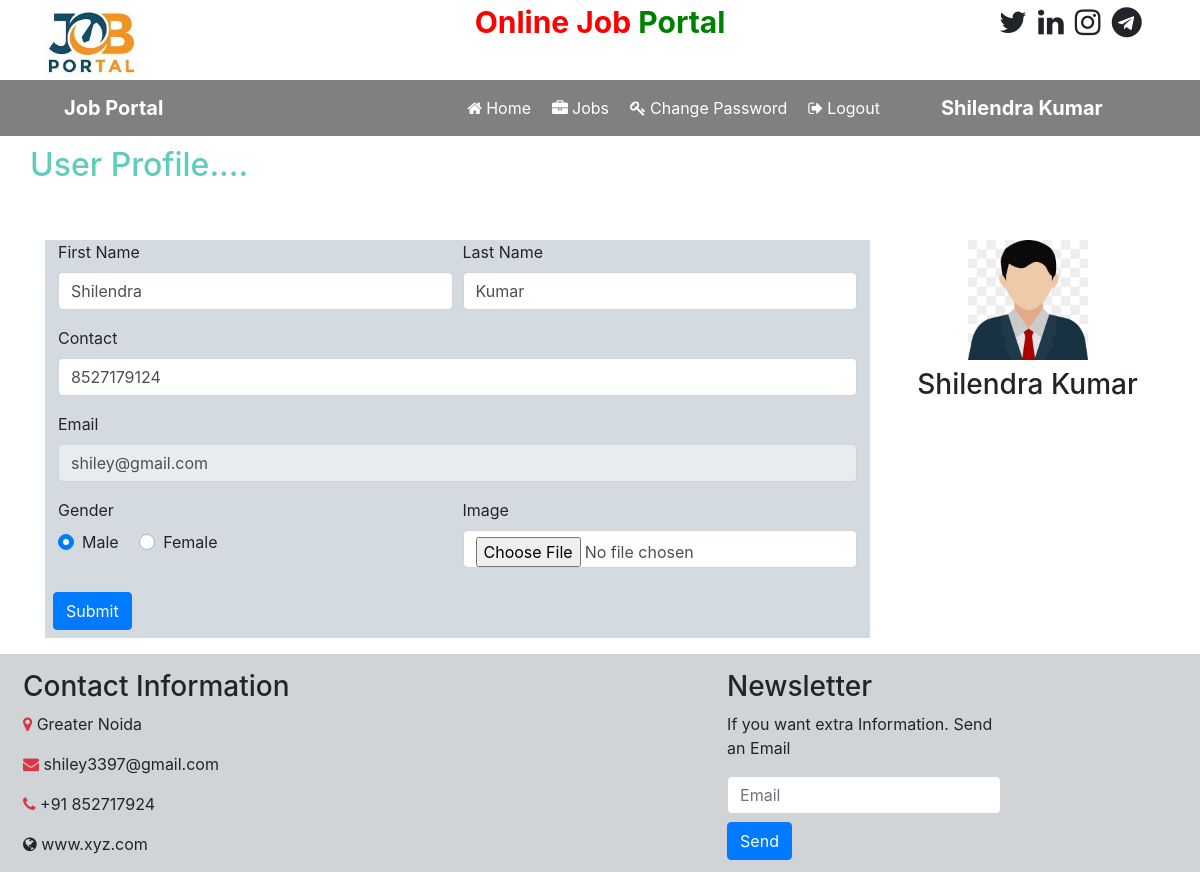
The page /user_home (signed in) on the database its author committed.
### job/models.py (models this page shows, shortened)
class StudentUser(models.Model):
    user=models.ForeignKey(User, on_delete=models.CASCADE)
    mobile=models.CharField(max_length=15, null=True)
    image=models.FileField(null=True)
    gender=models.CharField(max_length=10, null=True)
    type=models.CharField(max_length=15, null=True)

### job/views.py (the view, shortened to what this page needs)
# urls.py: path('user_home', user_home, name='user_home'),
def user_home(request):
    if not request.user.is_authenticated:
        return redirect('user_login')
    user=request.user
    student=StudentUser.objects.get(user=user)
    error=''
    data={'student':student,'error':error}
    return render(request, 'user_home.html',data)

### job/templates/user_home.html (shortened to what this page needs)
{% load static %}
{% block body %}
{% include 'user_navigation.html' %}
    <h2 style="color:rgb(95, 204, 189); margin-left: 30px; margin-top: 10px;">User Profile....</h2>
    <div class="container">
        <div class="row">
            <div class="col-sm-9">
                <form class=" mt-5" name="signup" method="POST"  enctype="multipart/form-data" style="background-color: rgb(212, 219, 224);">
                    <div class="form-row ml-2 mr-2">
                        <div class="form-group col-md-6">
                            <label>First Name</label>
                            <input type="text" class="form-control" name="fname" value="{{student.user.first_name}}" required>
                        </div>
                        <div class="form-group col-md-6">
                            <label>Last Name</label>
                            <input type="text" class="form-control" name="lname" value="{{student.user.last_name}}">
                        </div>
                    </div>
                    <div class="form-row ml-2 mr-2">
                        <div class="form-group col-md-12">
                            <label>Contact</label>
                            <input type="text" class="form-control" name="contact" value="{{student.mobile}}" required>
                        </div>
                    </div>
                    <div class="form-row ml-2 mr-2">
                        <div class="form-group col-md-12">
                            <label>Email</label>
                            <input type="text" class="form-control" name="email" value="{{student.user.username}}" readonly required>
                        </div>
                    </div>
                    <div class="form-row ml-2 mr-2">
                        <div class="form-group col-md-6">
                            <label>Gender</label>
                            <div>
                                {% if student.gender == 'Male' %}
                                <div class="custom-control custom-radio custom-control-inline">
                                    <label for="customRadioInline1" class="custom-control-label">Male</label>
                                </div>
                                <div class="custom-control custom-radio custom-control-inline">
                                    <label for="customRadioInline2" class="custom-control-label">Female</label>
                                </div>
                                {% endif %}
                            </div>
                        </div>
                        <div class="form-group col-md-6">
                            <label>Image</label>
                            <input type="file" class="form-control" name="image" accept="image/*">
                        </div>
                    </div>
                    <input type="submit" class="btn btn-primary mb-2 ml-2" style="margin-top:8px"  >
                </form>
            </div>
            <div class="col-sm-3 mt-5 text-center">
                <img src="{{student.image.url}}" style="width: 120px; height: 120px;">
                <h3 class="mt-2">{{student.user.first_name}} {{student.user.last_name}}</h3>
            </div>
        </div>
    </div>
    {% include 'footer.html' %}
{% endblock %}

### job/templates/user_navigation.html (shortened to what this page needs)
<!DOCTYPE html>
<html lang="en">
<head>
    {% load static %}
    <link rel="stylesheet" href="https://maxcdn.bootstrapcdn.com/bootstrap/4.5.2/css/bootstrap.min.css">
    <link rel="stylesheet" href="https://cdnjs.cloudflare.com/ajax/libs/font-awesome/4.7.0/css/font-awesome.min.css">
</head>
<body>
    <div class="container">
        <div class="row">
            <div class="col-sm-3">
                <img src="{% static 'images/jp2.jpg' %}" style="width:140pb; height:80px">
            </div>
            <div class="col-sm-6 mt-10 text-center">
               <span style="font-weight:bold; font-size:30px">
                    <span style="color:red">Online Job</span>
                    <span style="color:green">Portal </span>
               </span>
            </div>
            <div class="col-sm-3 mt-10" style="padding-left:10%">
                <span style="font-weight:bold; font-size:30px">
                    <span><i class="fa fa-twitter "></i></span>
                    <span><i class="fa fa-linkedin pl-1"></i></span>
                    <span><i class="fa fa-instagram pl-1"></i></span>
                    <span><i class="fa fa-telegram pl-1"></i></span>
                </span>
            </div>
        </div>
    </div>
    <nav class="navbar navbar-expand-sm" style="background-color:gray">
        <a class="navbar-brand pl-5 font-weight-bold text-white">Job Portal</a>
        <ul class="navbar-nav">
            <li class="nav-item">
                <a class="nav-link" href="{% url 'user_home' %}" style="margin-left:280px"><i class="fa fa-home  mr-1"></i>Home</a>
            </li>
            <li class="nav-item">
                <a class="nav-link" href="{% url 'user_show_latest_job' %}" ><i class="fa fa-briefcase mr-1"></i>Jobs</a>
            </li>
            <li class="nav-item">
                <a class="nav-link" href="{% url 'user_change_pwd' %}" ><i class="fa fa-key mr-1"></i>Change Password</a>
            </li>
            <li class="nav-item">
                <a class="nav-link" href="{% url 'logout' %}" ><i class="fa fa-sign-out mr-1"></i>Logout</a>
            </li>
        </ul>
        <a class="navbar-brand pl-5 font-weight-bold text-white">{{request.user.first_name}} {{request.user.last_name}}</a>
    </nav>
</body>
</html>

### job/templates/user_navigation.html (style rules this page uses)
.nav-link { color:white !important; margin-right:5px }

### rows shown on the page
StudentUser: fname "Shilendra", lname "Kumar", contact "8527179124", email "shiley@gmail.com", image (picture), user.first_name "Shilendra", user.last_name "Kumar"

### other values the page prints
{{ request.user.first_name }} "Shilendra"
{{ request.user.last_name }} "Kumar"
